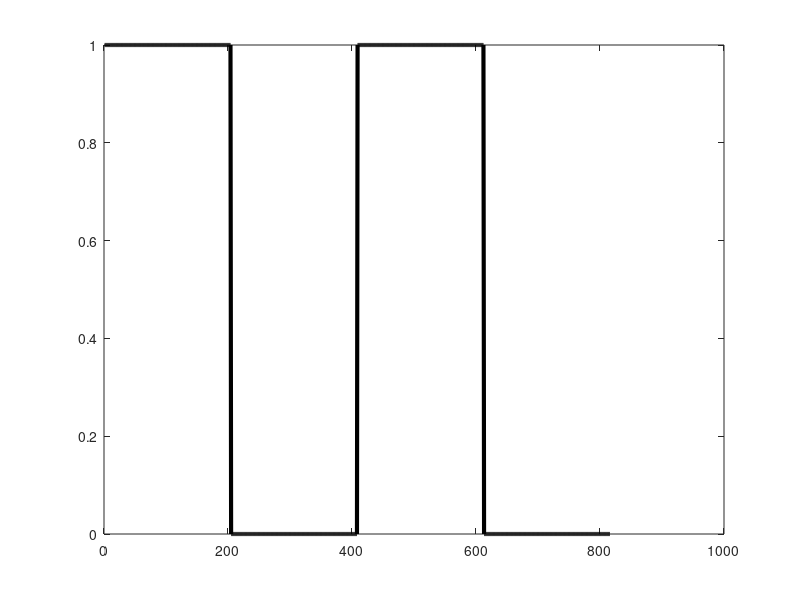

Write MATLAB code to recreate this figure.
#https://www.diva-portal.org/smash/get/diva2:831827/FULLTEXT01.pdf


clc
close

fc = 140;
fs = 5000;

[b,a] = butter(6,fc/(fs/2), 'low');


#subplot(2,1,1)
#ylim([-100 20])
#----------------------------------------------------------------------

f = 2000
t = 0 : 0.00001 : 1/f;


one_bit = sin(2*pi*f*t);
zero_bit = zeros(size(t));

signal = [one_bit, zero_bit, one_bit, zero_bit];
rectified_signal = abs(signal);


#{
order = 5;
lowcut = 1999;
lowcut = lowcut * 2 /f;
[b,a] = butter(order,lowcut,'low');
#}

lowfilt = filtfilt(b,a,rectified_signal);
#plot(abs(lowfilt), "linewidth", 3, "color", 'k')

zeros2 = zeros(size(rectified_signal))
ones2 = ones(size(rectified_signal))

result = [ones2, zeros2, ones2, zeros2]
plot(result, "linewidth", 3, "color", 'k')


#plot(lowfilt, "linewidth", 3, "color", 'k')
#specgram(rectified_signal, 512, f);
